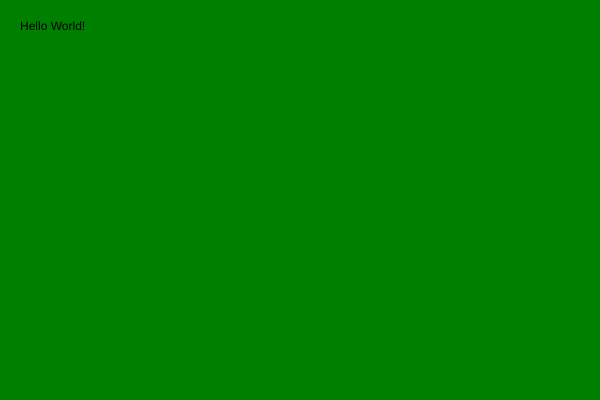
Frame 1 (no input)
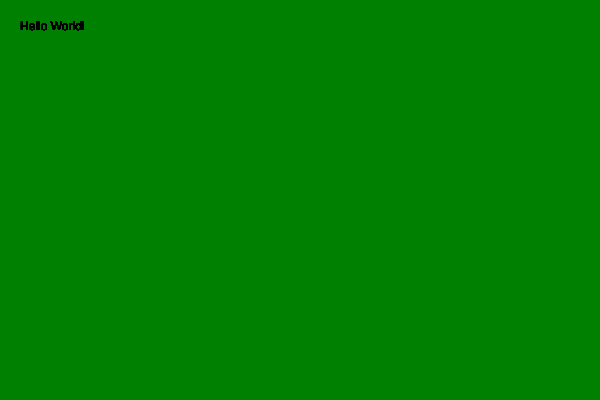
Frame 60 (no input)
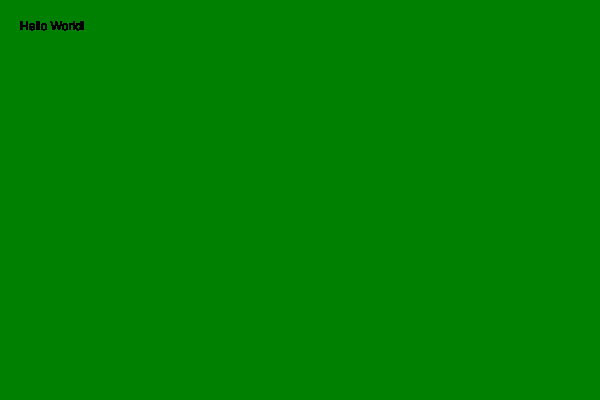
Frame 120 (the mouse pressed at the canvas centre since frame 60)

The p5.js sketch that drew these frames (run headless with seeded random() and noise() and a simulated clock; from frame 60 on, the mouse is pressed at the canvas centre):

// p5.js sketch
// ── sketch.js
// declare the setup function
function setup() {
  // creation of canvas with parameters: 600 px wide and 400 px high
  createCanvas(600, 400);
  // choose background color for newly created canvas
  background('green');
}

// declare the draw function
function draw() {
  // use 'text()' function to print string: Hello World!
  // include parameters for string position on canvas
  text("Hello World!", 20, 30);
}
